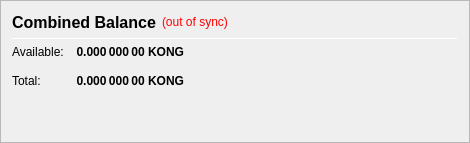
                   <widget class="QFrame" name="frame_CombinedBalances">
                    <property name="minimumSize">
                     <size>
                      <width>470</width>
                      <height>0</height>
                     </size>
                    </property>
                    <property name="frameShape">
                     <enum>QFrame::StyledPanel</enum>
                    </property>
                    <property name="frameShadow">
                     <enum>QFrame::Raised</enum>
                    </property>
                    <layout class="QVBoxLayout" name="verticalLayout_5">
                     <item>
                      <layout class="QHBoxLayout" name="horizontalLayout_5" stretch="0,0,0">
                       <item>
                        <widget class="QLabel" name="label_5z">
                         <property name="minimumSize">
                          <size>
                           <width>0</width>
                           <height>20</height>
                          </size>
                         </property>
                         <property name="font">
                          <font>
                           <pointsize>12</pointsize>
                           <weight>75</weight>
                           <bold>true</bold>
                          </font>
                         </property>
                         <property name="toolTip">
                          <string>Combined Balance (including unconfirmed and immature coins)</string>
                         </property>
                         <property name="text">
                          <string>Combined Balance</string>
                         </property>
                        </widget>
                       </item>
                       <item>
                        <widget class="QLabel" name="labelWalletStatus">
                         <property name="cursor">
                          <cursorShape>WhatsThisCursor</cursorShape>
                         </property>
                         <property name="toolTip">
                          <string>The displayed information may be out of date. Your wallet automatically synchronizes with the KONG network after a connection is established, but this process has not completed yet.</string>
                         </property>
                         <property name="styleSheet">
                          <string notr="true">QLabel { color: red; }</string>
                         </property>
                         <property name="text">
                          <string notr="true">(out of sync)</string>
                         </property>
                         <property name="alignment">
                          <set>Qt::AlignLeading|Qt::AlignLeft|Qt::AlignVCenter</set>
                         </property>
                        </widget>
                       </item>
                       <item>
                        <spacer name="horizontalSpacer_1">
                         <property name="orientation">
                          <enum>Qt::Horizontal</enum>
                         </property>
                         <property name="sizeHint" stdset="0">
                          <size>
                           <width>40</width>
                           <height>20</height>
                          </size>
                         </property>
                        </spacer>
                       </item>
                      </layout>
                     </item>
                     <item>
                      <widget class="Line" name="line_CombinedBalance">
                       <property name="minimumSize">
                        <size>
                         <width>0</width>
                         <height>1</height>
                        </size>
                       </property>
                       <property name="maximumSize">
                        <size>
                         <width>16777215</width>
                         <height>1</height>
                        </size>
                       </property>
                       <property name="orientation">
                        <enum>Qt::Horizontal</enum>
                       </property>
                      </widget>
                     </item>
                     <item>
                      <layout class="QGridLayout" name="gridLayout_3">
                       <property name="spacing">
                        <number>12</number>
                       </property>
                       <item row="1" column="0">
                        <widget class="QLabel" name="labelBalanceTextz">
                         <property name="text">
                          <string>Available:</string>
                         </property>
                        </widget>
                       </item>
                       <item row="1" column="1">
                        <widget class="QLabel" name="labelBalancez">
                         <property name="font">
                          <font>
                           <weight>75</weight>
                           <bold>true</bold>
                          </font>
                         </property>
                         <property name="cursor">
                          <cursorShape>IBeamCursor</cursorShape>
                         </property>
                         <property name="toolTip">
                          <string>Your current spendable balance</string>
                         </property>
                         <property name="text">
                          <string notr="true">0.000 000 00 KONG</string>
                         </property>
                         <property name="alignment">
                          <set>Qt::AlignRight|Qt::AlignTrailing|Qt::AlignVCenter</set>
                         </property>
                         <property name="textInteractionFlags">
                          <set>Qt::LinksAccessibleByMouse|Qt::TextSelectableByKeyboard|Qt::TextSelectableByMouse</set>
                         </property>
                        </widget>
                       </item>
                       <item row="2" column="0">
                        <widget class="QLabel" name="labelTotalTextz">
                         <property name="text">
                          <string>Total:</string>
                         </property>
                        </widget>
                       </item>
                       <item row="2" column="1">
                        <widget class="QLabel" name="labelTotalz">
                         <property name="font">
                          <font>
                           <weight>75</weight>
                           <bold>true</bold>
                          </font>
                         </property>
                         <property name="cursor">
                          <cursorShape>IBeamCursor</cursorShape>
                         </property>
                         <property name="toolTip">
                          <string>Total Balance, including all unavailable coins.</string>
                         </property>
                         <property name="text">
                          <string notr="true">0.000 000 00 KONG</string>
                         </property>
                         <property name="alignment">
                          <set>Qt::AlignRight|Qt::AlignTrailing|Qt::AlignVCenter</set>
                         </property>
                         <property name="textInteractionFlags">
                          <set>Qt::LinksAccessibleByMouse|Qt::TextSelectableByKeyboard|Qt::TextSelectableByMouse</set>
                         </property>
                        </widget>
                       </item>
                       <item row="2" column="3">
                        <spacer name="horizontalSpacer_2">
                         <property name="orientation">
                          <enum>Qt::Horizontal</enum>
                         </property>
                         <property name="sizeHint" stdset="0">
                          <size>
                           <width>40</width>
                           <height>20</height>
                          </size>
                         </property>
                        </spacer>
                       </item>
                      </layout>
                     </item>
                     <item>
                      <spacer name="verticalSpacer_1">
                       <property name="orientation">
                        <enum>Qt::Vertical</enum>
                       </property>
                       <property name="sizeHint" stdset="0">
                        <size>
                         <width>20</width>
                         <height>40</height>
                        </size>
                       </property>
                      </spacer>
                     </item>
                    </layout>
                   </widget>
